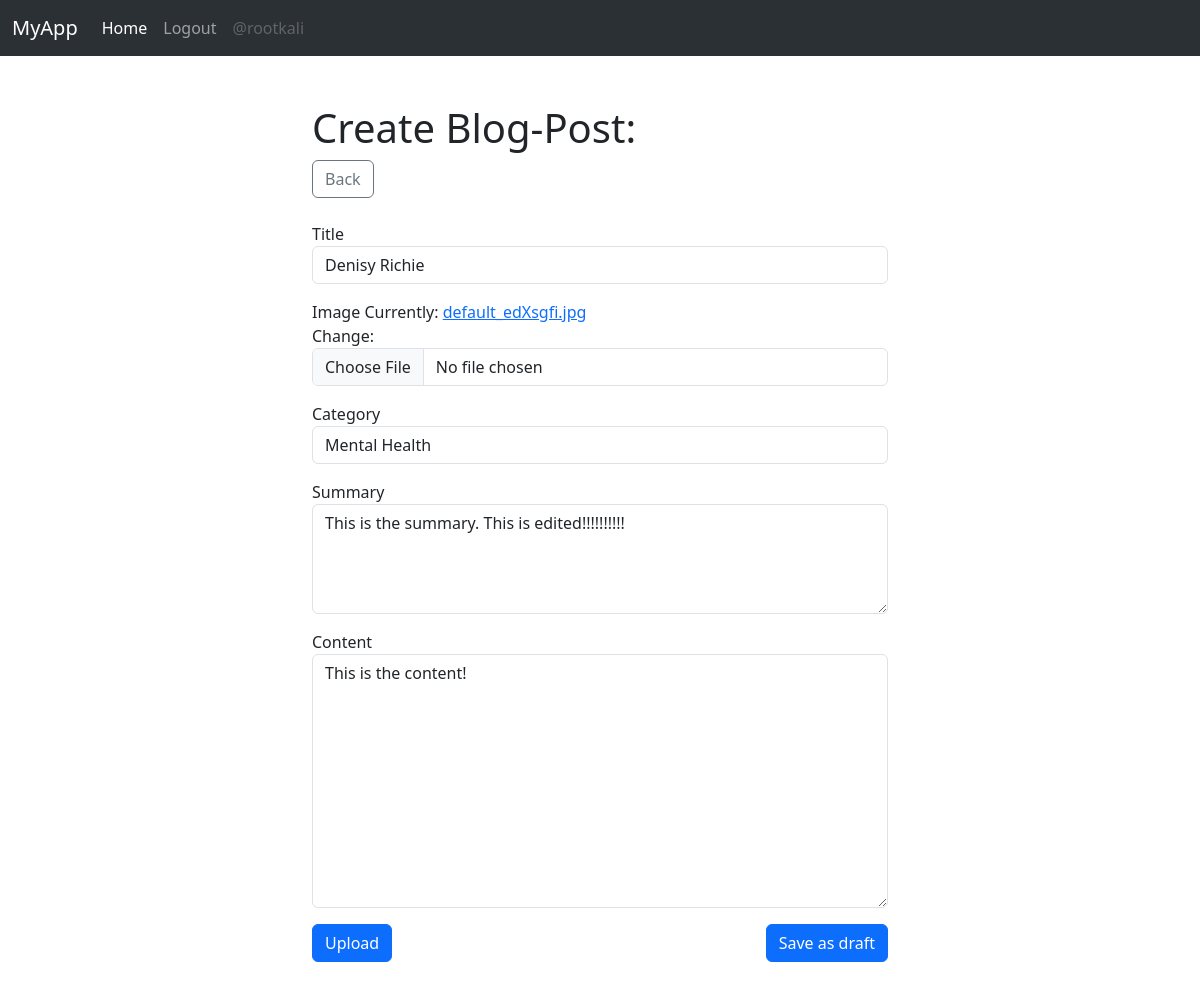
Page /edit-blogpost/1/ (signed in) on the committed database.
### myapp/models.py (models this page shows, shortened)
class CustomUser(AbstractUser):
    USER_TYPE_CHIOCE = (
        ('doctor', "Doctor"),
        ('patient', "Patient")
    )
    user_type = models.CharField(max_length=100, choices=USER_TYPE_CHIOCE, default='patient')
    first_name = models.CharField(max_length=200, null=True)
    last_name = models.CharField(max_length=200, null=True)
    email = models.EmailField(unique=True, null=True)
    profile_picture = models.ImageField(default='avatar.svg')
    address_line1 = models.CharField(max_length=255)
    city = models.CharField(max_length=200)
    state = models.CharField(max_length=200)
    pincode = models.CharField(max_length=20)

class BlogPost(models.Model):
    title = models.CharField(max_length=200)
    image = models.ImageField(default='default.jpg')
    category = models.ForeignKey(Category, on_delete=models.CASCADE, null=True, blank=True)
    summary = models.TextField(null=True, blank=True)
    content = models.TextField(null=True, blank=True)
    author = models.ForeignKey(CustomUser, on_delete=models.CASCADE)
    is_draft = models.BooleanField(default=False)

### myapp/decorators.py (the view)
    def _wrapped_view(request, *args, **kwargs):
        if not request.user.is_authenticated or request.user.user_type!='doctor':
            return redirect('patient-dashboard')
        return view_func(request, *args, **kwargs)

### myapp/forms.py
class BlogPostForm(forms.ModelForm):
    class Meta:
        model = BlogPost
        fields = [
                  'title',
                  'image',
                  'category',
                  'summary',
                  'content',
                  ]
        widgets = {
          'summary': forms.Textarea(attrs={'rows':4, 'cols':15}),
        }
    def __init__(self, *args, **kwargs):
        super(BlogPostForm, self).__init__(*args, **kwargs)
        for name, field in self.fields.items():
            field.widget.attrs.update({"class":"form-control"})

### myapp/models.py (called while the page is built)
    def __str__(self):
        return self.name

### myapp/views.py (called while the page is built, shortened)
@login_required(login_url='login')
@doctor_required
def edit_blogpost(request, pk):
    post = BlogPost.objects.get(id=pk)
    if request.user != post.author:
        return HttpResponse('You are not allowed here!!')
    form = BlogPostForm(instance=post)
    context = {'form' : form, 'action':'Edit'}
    return render(request, 'myapp/blogpost_form.html', context)

### myapp/templates/myapp/blogpost_form.html (shortened to what this page needs)
{% extends 'main.html' %}
{% block content %}
<div class="container w-50">
    <h1>Create Blog-Post:</h1>
    <a href="{% url 'doctor-dashboard' %}" class="btn btn-outline-secondary"> Back</a>
    <br><br>
    <form method="POST" action="" enctype="multipart/form-data">
      {% for field in form %}
        <div class="mb-3">
            {{field.label}} {{field}}
        </div>
      {% endfor %}
      <button type="submit" class="btn btn-primary" name="button" value="upload-btn">Upload</button>
      <button type="submit" class="btn btn-primary" name="button" value="draft-btn" style="float: right;">Save as draft</button>
    </form>
    <br>
    </div>
{% endblock content %}

### templates/navbar.html (shortened to what this page needs)
<nav class="navbar navbar-expand-lg bg-body-tertiary" data-bs-theme="dark">
    <div class="container-fluid">
      <a class="navbar-brand disabled" href="#">MyApp</a>
      <div class="collapse navbar-collapse" id="navbarSupportedContent">
        <ul class="navbar-nav me-auto mb-2 mb-lg-0">
          <li class="nav-item">
            <a class="nav-link active" aria-current="page" href="{% url 'home' %}">Home</a>
          </li>
          {% if request.user.is_authenticated %}
          <li class="nav-item">
            <a class="nav-link" href="{% url 'logout' %}">Logout</a>
          </li>
          <li class="nav-item">
            <a class="nav-link disabled" aria-disabled="true">@{{request.user}}</a>
          </li>
          {% endif %}
        </ul>
      </div>
    </div>
  </nav>

### rows in the picture
CustomUser: user "rootkali"
BlogPost: form "Denisy Richie" "Mental Health" "This is the summary. This is edited!!!!!!!!!!" "This is the content!"

### other values in the picture
{{ field.label }} "Title" "Image" "Category" "Summary" "Content"
